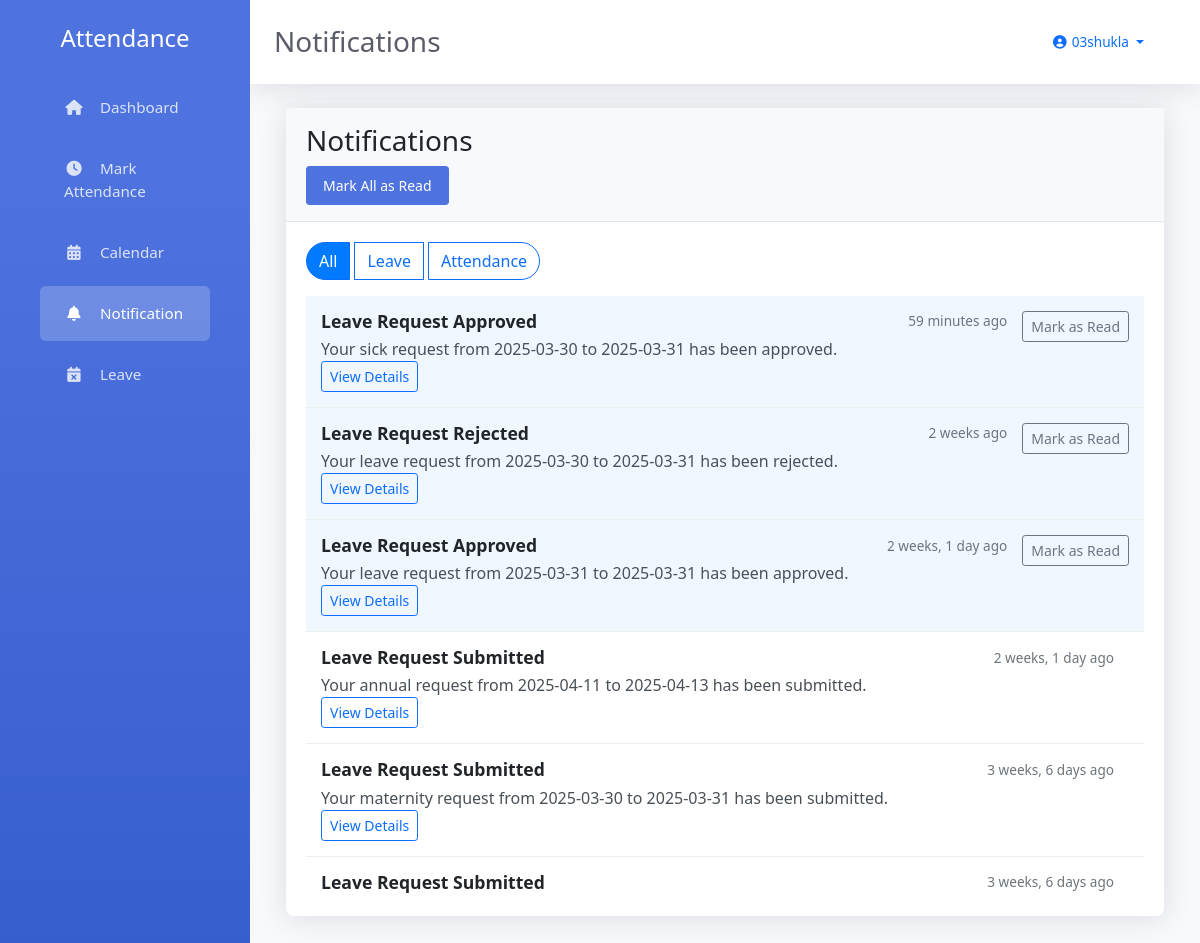
Screenshot of /notification/ (signed in) with the database file from the repository.
### attendance/models.py (models this page shows, shortened)
class Notification(models.Model):
    NOTIFICATION_TYPES = [
        ('attendance', 'Attendance'),
        ('leave', 'Leave'),
        ('system', 'System'),
    ]
    user = models.ForeignKey(User, on_delete=models.CASCADE, related_name='notifications')
    notification_type = models.CharField(max_length=20, choices=NOTIFICATION_TYPES)
    title = models.CharField(max_length=100)
    message = models.TextField()
    created_at = models.DateTimeField(auto_now_add=True)
    is_read = models.BooleanField(default=False)
    link = models.CharField(max_length=200, blank=True, null=True)
    class Meta:
        ordering = ['-created_at']

### attendance/views.py (the view)
# urls.py: path("notification/", views.notification_view, name="notification"),
@login_required
def notification_view(request):
    notifications = Notification.objects.filter(user=request.user)
    unread_count = notifications.filter(is_read=False).count()
    if request.method == 'POST' and request.POST.get('action') == 'mark_all_read':
        notifications.update(is_read=True)
        return JsonResponse({'success': True})
    context = {
        'notifications': notifications,
        'unread_count': unread_count
    }
    return render(request, 'attendance/notification.html', context)

### attendance/templates/attendance/notification.html (shortened to what this page needs)
{% extends 'attendance/base.html' %}
{% load static %}
{% block page_title %}Notifications{% endblock %}
{% block content %}
<div class="container-fluid">
    <div class="row">
        <div class="col-12">
            <div class="card">
                <div class="card-header">
                    <h3 class="card-title">Notifications</h3>
                    {% if unread_count > 0 %}
                    <button class="btn btn-sm btn-primary float-right" id="markAllRead">
                        Mark All as Read
                    </button>
                    {% endif %}
                </div>
                <div class="card-body">
                    <div class="btn-group mb-3" role="group">
                        <button type="button" class="btn btn-outline-primary active" data-filter="all">All</button>
                        <button type="button" class="btn btn-outline-primary" data-filter="leave">Leave</button>
                        <button type="button" class="btn btn-outline-primary" data-filter="attendance">Attendance</button>
                    </div>
                    <div class="notification-list">
                        {% for notification in notifications %}
                        <div class="notification-item {% if not notification.is_read %}unread{% endif %}"
                             data-type="{{ notification.notification_type }}">
                            <div class="notification-content">
                                <div class="notification-header">
                                    <h5 class="notification-title">{{ notification.title }}</h5>
                                    <span class="notification-time">{{ notification.created_at|timesince }} ago</span>
                                </div>
                                <p class="notification-message">{{ notification.message }}</p>
                                {% if notification.link %}
                                <a href="{{ notification.link }}" class="btn btn-sm btn-outline-primary">View Details</a>
                                {% endif %}
                            </div>
                            {% if not notification.is_read %}
                            <button class="btn btn-sm btn-outline-secondary mark-read"
                                    data-notification-id="{{ notification.id }}">
                                Mark as Read
                            </button>
                            {% endif %}
                        </div>
                        {% empty %}
                        <div class="text-center py-4">
                            <i class="fas fa-bell-slash fa-3x text-muted mb-3"></i>
                            <p class="text-muted">No notifications yet</p>
                        </div>
                        {% endfor %}
                    </div>
                </div>
            </div>
        </div>
    </div>
</div>
{% endblock %}

### attendance/templates/attendance/base.html (shortened to what this page needs)
<!DOCTYPE html>
<html lang="en">
<head>
    <link href="https://cdn.jsdelivr.net/npm/bootstrap@5.1.3/dist/css/bootstrap.min.css" rel="stylesheet">
    <link href="https://cdnjs.cloudflare.com/ajax/libs/font-awesome/6.0.0/css/all.min.css" rel="stylesheet">
</head>
<body>
    <div class="sidebar">
        <div class="p-4">
            <h4 class="text-center mb-4">Attendance</h4>
            <ul class="nav flex-column">
                <li class="nav-item">
                    <a class="nav-link {% if request.resolver_match.url_name == 'home' %}active{% endif %}" href="{% url 'home' %}">
                        <i class="fas fa-home"></i>
                        <span>Dashboard</span>
                    </a>
                </li>
                <li class="nav-item">
                    <a class="nav-link {% if request.resolver_match.url_name == 'mark_attendance' %}active{% endif %}" href="{% url 'mark_attendance' %}">
                        <i class="fas fa-clock"></i>
                        <span>Mark Attendance</span>
                    </a>
                </li>
                <li class="nav-item">
                    <a class="nav-link {% if request.resolver_match.url_name == 'calendar' %}active{% endif %}" href="{% url 'calendar' %}">
                        <i class="fas fa-calendar-alt"></i>
                        <span>Calendar</span>
                    </a>
                </li>
                <li class="nav-item">
                    <a class="nav-link {% if request.resolver_match.url_name == 'notification' %}active{% endif %}" href="{% url 'notification' %}">
                        <i class="fas fa-bell"></i>
                        <span>Notification</span>
                    </a>
                </li>
                <li class="nav-item">
                    <a class="nav-link {% if request.resolver_match.url_name == 'leave' %}active{% endif %}" href="{% url 'leave' %}">
                        <i class="fas fa-calendar-times"></i>
                        <span>Leave</span>
                    </a>
                </li>
            </ul>
        </div>
    </div>
    <div class="main-content">
        <div class="topbar">
            <h1 class="page-title">{% block page_title %}{% endblock %}</h1>
            <div class="user-dropdown">
                <div class="dropdown">
                    <a class="nav-link dropdown-toggle" href="#" id="userDropdown" role="button" data-bs-toggle="dropdown">
                        <i class="fas fa-user-circle fa-fw"></i>
                        <span class="d-none d-lg-inline text-gray-600">{{ user.username }}</span>
                    </a>
                </div>
            </div>
        </div>
        {% block content %}{% endblock %}
    </div>
</body>
</html>

### attendance/templates/attendance/base.html (style rules this page uses)
body { background-color: #f8f9fc; min-height: 100vh; font-family: 'Segoe UI', Tahoma, Geneva, Verdana, sans-serif; }
.sidebar { min-height: 100vh; background: #4e73df; background-image: linear-gradient(180deg, #4e73df 10%, #224abe 100%); background-size: cover; color: white; position: fixed; top: 0; left: 0; width: 250px; z-index: 1000; }
.sidebar .nav-link { color: rgba(255, 255, 255, 0.8); padding: 1rem 1.5rem; margin: 0.2rem 1rem; border-radius: 0.35rem; font-size: 0.95rem; }
.sidebar .nav-link.active { color: white; background: rgba(255, 255, 255, 0.2); }
.sidebar .nav-link i { margin-right: 0.75rem; width: 1.25rem; text-align: center; }
.main-content { margin-left: 250px; min-height: 100vh; padding: 1.5rem; background-color: #f8f9fc; }
.topbar { background: white; box-shadow: 0 0.15rem 1.75rem 0 rgba(58, 59, 69, 0.15); margin: -1.5rem -1.5rem 1.5rem -1.5rem; padding: 1rem 1.5rem; display: flex; justify-content: space-between; align-items: center; }
.card { border: none; border-radius: 0.5rem; box-shadow: 0 0.15rem 1.75rem 0 rgba(58, 59, 69, 0.15); margin-bottom: 1.5rem; }
.card-header { background-color: #f8f9fc; border-bottom: 1px solid #e3e6f0; padding: 1rem 1.25rem; }
.card-body { padding: 1.25rem; }
.btn-primary { background-color: #4e73df; border-color: #4e73df; padding: 0.5rem 1rem; }
.page-title { font-size: 1.75rem; font-weight: 400; color: #5a5c69; margin: 0; }
.user-dropdown { padding: 0.5rem 1rem; font-size: 0.85rem; }

### attendance/templates/attendance/notification.html (style rules this page uses)
.notification-list { max-height: 600px; overflow-y: auto; }
.notification-item { padding: 15px; border-bottom: 1px solid #eee; display: flex; justify-content: space-between; align-items: flex-start; transition: background-color 0.3s; }
.notification-item.unread { background-color: #f0f7ff; }
.notification-header { display: flex; justify-content: space-between; align-items: center; margin-bottom: 5px; }
.notification-title { margin: 0; font-size: 1.1rem; font-weight: 600; }
.notification-time { font-size: 0.85rem; color: #6c757d; }
.notification-message { margin: 0; color: #495057; }
.notification-content { flex: 1; margin-right: 15px; }
.btn-group { margin-bottom: 20px; }
.btn-group .btn { border-radius: 20px; margin-right: 5px; }
.btn-group .btn.active { background-color: #007bff; color: white; }

### rows the page displays
Notification: title "Leave Request Approved", created_at "59 minutes", message "Your sick request from 2025-03-30 to 2025-03-31 has been approved."
Notification: title "Leave Request Rejected", created_at "2 weeks", message "Your leave request from 2025-03-30 to 2025-03-31 has been rejected."
Notification: title "Leave Request Approved", created_at "2 weeks, 1 day", message "Your leave request from 2025-03-31 to 2025-03-31 has been approved."
Notification: title "Leave Request Submitted", created_at "2 weeks, 1 day", message "Your annual request from 2025-04-11 to 2025-04-13 has been submitted."
Notification: title "Leave Request Submitted", created_at "3 weeks, 6 days", message "Your maternity request from 2025-03-30 to 2025-03-31 has been submitted."
Notification: title "Leave Request Submitted", created_at "3 weeks, 6 days"

### other values shown
{{ user.username }} "03shukla"
